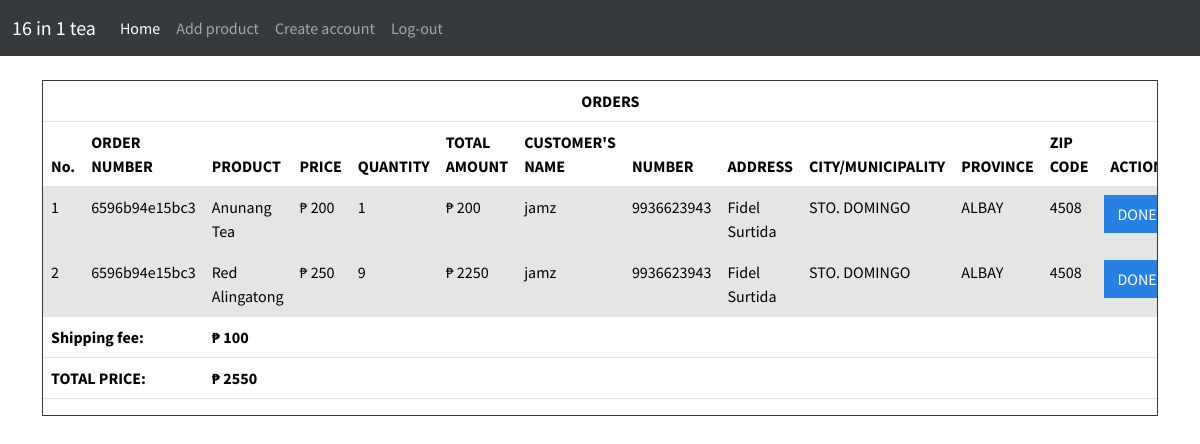
The app's page /admin/views.php?userID=6596b94e15bc3 (signed in) with its own data.
### tables this page shows
CREATE TABLE `order` (
  `ID` int(11) NOT NULL,
  `userID` varchar(255) NOT NULL,
  `product` varchar(255) NOT NULL,
  `price` varchar(255) NOT NULL,
  `name` varchar(255) NOT NULL,
  `number` varchar(255) NOT NULL,
  `quantity` varchar(255) NOT NULL,
  `tp` varchar(255) NOT NULL,
  `brgy` varchar(255) NOT NULL,
  `city` varchar(255) NOT NULL,
  `province` varchar(255) NOT NULL,
  `zipcode` varchar(255) NOT NULL
);

### admin/views.php (the view, shortened to what this page needs)
<?php
include_once("../conn/conn.php");
?>
<!DOCTYPE html>
<html>
<head>
    <link rel="stylesheet" type="text/css" href="../css/bootstrap.css">
</head>
<body>
    <nav class="navbar navbar-expand-lg bg-dark" data-bs-theme="dark">
  <div class="container-fluid">
    <a class="navbar-brand" href="../index.php">16 in 1 tea</a>
    <div class="collapse navbar-collapse" id="navbarColor02">
      <ul class="navbar-nav me-auto">
        <li class="nav-item">
          <a class="nav-link active" href="view.php">Home
          </a>
        </li>
        <li class="nav-item">
          <a class="nav-link" href="addproducts.php">Add product</a>
        </li>
        <li class="nav-item">
          <a class="nav-link" href="create account.php">Create account</a>
        </li>
        <li class="nav-item">
          <a class="nav-link" href="logout.php">Log-out</a>
        </li>
      </ul>
    </div>
  </div>
</nav>
 <br>
    <div class="container">
        <div class="card border-secondary mb-3">
            <div class="table-responsive">
                <table class="table table-hover">
                      <thead>
            <tr>
              <th colspan="13"><center>ORDERS</center></th>
            </tr>
            <tr>
              <th scope="col">No. </th>
              <th scope="col">ORDER NUMBER</th>
              <th scope="col">PRODUCT</th>
              <th scope="col">PRICE</th>
              <th scope="col">QUANTITY</th>
              <th scope="col">TOTAL AMOUNT</th>
              <th scope="col">CUSTOMER'S NAME</th>
              <th scope="col">NUMBER</th>
              <th scope="col">ADDRESS</th>
              <th scope="col">CITY/MUNICIPALITY</th>
              <th scope="col">PROVINCE</th>
              <th scope="col">ZIP CODE</th>
              <th scope="col" colspan=""><center>ACTION</center></th>
            </tr>
          </thead>
                    <tbody>
                        <?php
                        $userID = isset($_GET['userID']) ? $_GET['userID'] : '';
                        if ($userID !== '') {
                            $sql = "SELECT * FROM `order` WHERE userID = '$userID'";
                            $order = $conn->query($sql) or die($conn->error);
                            $i = 1;
                            $totalPrice = 0;
                            while ($row = $order->fetch_assoc()) {
                                $totalPrice += $row['tp'];
                                ?>
                               <tr class="table-active">
            <td><?php echo $i; ?></td>
            <td><?php echo $row['userID']; ?></td>
            <td><?php echo $row['product']; ?></td>
            <td>₱ <?php echo $row['price']; ?></td>
            <td><?php echo $row['quantity']; ?></td>
            <td>₱ <?php echo $row['tp']; ?></td>
            <td><?php echo $row['name']; ?></td>
            <td><?php echo $row['number']; ?></td>
            <td><?php echo $row['brgy']; ?></td>
            <td><?php echo $row['city']; ?></td>
            <td><?php echo $row['province']; ?></td>
            <td><?php echo $row['zipcode']; ?></td>
            <td>
                <form action="deletes.php" method="post">
                    <button name="delete" class="btn btn-primary" onclick="return confirm('Are you sure you want to delete this data?')">
                        DONE
                    </button>
                </form>
            </td>
        </tr>
                                <?php
                                $i++;
                            }
                            ?>
                            <tr>
                                <td colspan="2"><b>Shipping fee:</b></td>
                                <td colspan="12"><b>₱ 100</b></td>
                            </tr>
                            <tr>
                                <td colspan="2"><b>TOTAL PRICE:</b></td>
                                <td colspan="12"><b>₱ <?php echo $totalPrice + 100; ?></b></td>
                            </tr>
                            <?php
                        } else {
                            echo "<tr><td colspan='13'>Invalid or missing userID.</td></tr>";
                        }
                        ?>
                    </tbody>
                </table>
            </div>
        </div>
    </div>
</body>
</html>

### records on screen
order: userID "6596b94e15bc3", product "Anunang Tea", price "200", quantity "1", tp "200", name "jamz", number "9936623943", brgy "Fidel Surtida", city "STO. DOMINGO", province "ALBAY", zipcode "4508"
order: userID "6596b94e15bc3", product "Red Alingatong", price "250", quantity "9", tp "2250", name "jamz", number "9936623943", brgy "Fidel Surtida", city "STO. DOMINGO", province "ALBAY", zipcode "4508"

### other values on screen
$totalPrice + 100 "2550"
